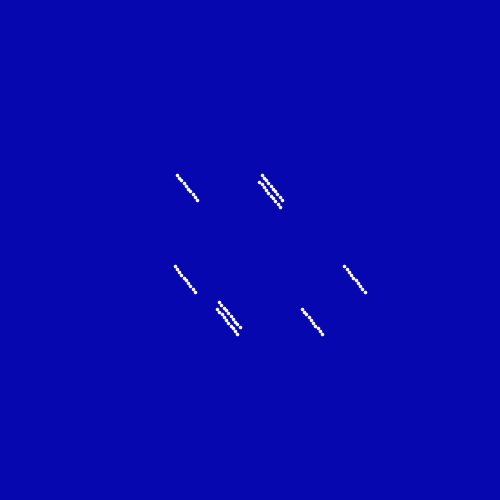
Frame 1 (no input)
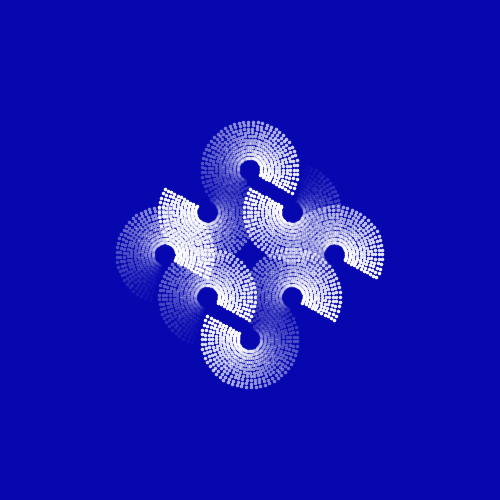
Frame 60 (the mouse pressed at the canvas centre just before this capture)
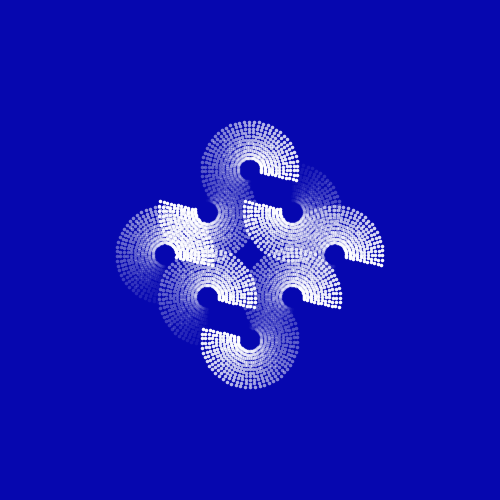
Frame 120 (the mouse held since frame 60 and released just before this capture)

The Processing sketch that drew these frames (run headless with seeded random() and noise(); from frame 60 on, the mouse is pressed at the canvas centre):

// Processing sketch: sketch_15072017
// ── sketch_15072017.pde
ArrayList<CircleSystem>circle;
float total = 8;
float posX, posY;
void setup(){
  size(500,500);
  circle = new ArrayList<CircleSystem>();
  strokeWeight(3);
  circle.add(new CircleSystem(0, 0, 0));
  circle.add(new CircleSystem(50, 0, PI));
  circle.add(new CircleSystem(100, 0, TWO_PI));
  circle.add(new CircleSystem(100, 50, 0));
  circle.add(new CircleSystem(100, 100, PI));
  circle.add(new CircleSystem(50, 100, TWO_PI));
  circle.add(new CircleSystem(0, 100, 0));
  circle.add(new CircleSystem(0, 50, PI));
}


void draw(){
  background(6,7,175);
  translate(width/2, height/2-80);
  rotate(QUARTER_PI);
  scale(1.2);
  for(CircleSystem c : circle){
  c.display();
  }
}
// ── Circle.pde
class Circle{
  float x,y;
  float angle = 0;
  float scalar;
  float alpha = 255;
  float baseX, baseY;
  
  Circle(float _baseX, float _baseY, float _scalar, float _angle){
    scalar = _scalar;
    angle = _angle;
    baseX = _baseX;
    baseY = _baseY;
  }
  
  boolean isDead(){
    if(alpha<=0){
      return true;
    }else{
      return false;
    }
  }
  
  void display(){
    alpha-=5;
    x = baseX + cos(angle) * scalar;
    y = baseY + sin(angle) * scalar;
    stroke(255,alpha);
    point(x,y);
  }
}
// ── CircleSystem.pde
class CircleSystem{
  ArrayList<Circle> circle;
  int total = 10;
  float speed = 0.1;
  float angle;
  float baseX, baseY;
  CircleSystem(float _baseX, float _baseY, float _angle){
    circle = new ArrayList<Circle>();
    baseX = _baseX;
    baseY = _baseY;
    angle = _angle;
  }
  
  void display(){
    angle = angle + speed;
    for(int i = 0; i<=total; i++){
      float s = map(i,0,total,10,40);
      circle.add(new Circle(baseX, baseY,s, angle));
    }
    for(int i= circle.size()-1; i>0; i--){
       Circle c = circle.get(i);
       c.display();
       if(c.isDead()){
         circle.remove(i);
       }
    }
  }
}
